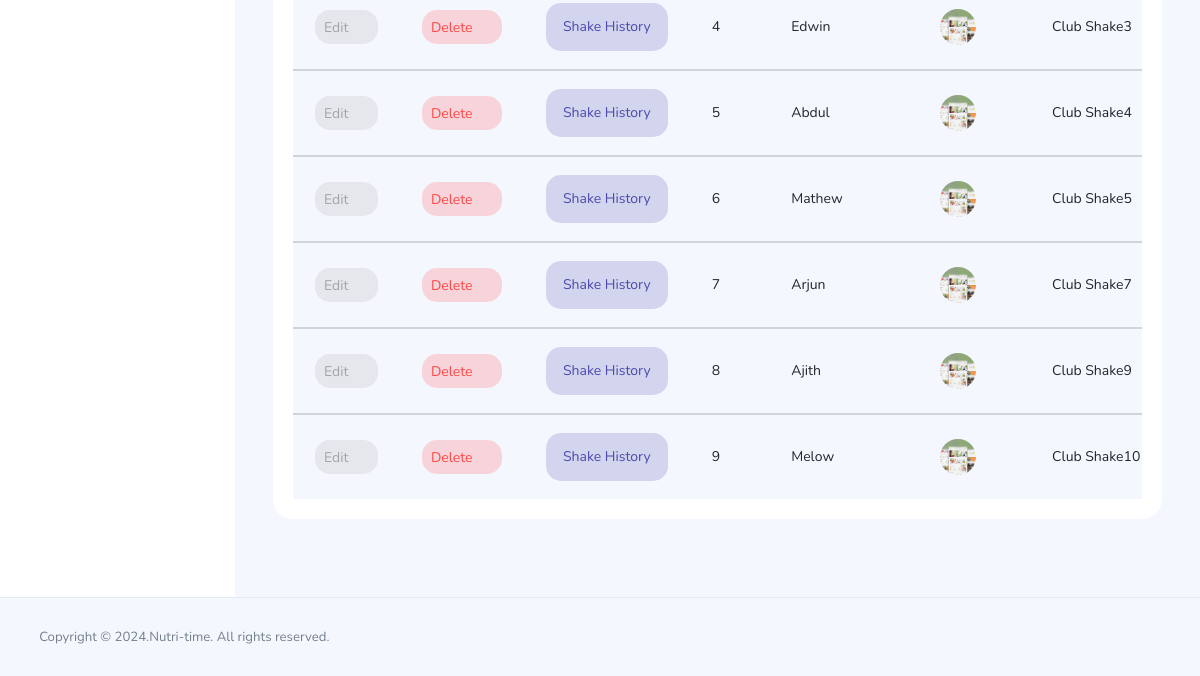
/Admin/pages/admin-shake.php (signed in, lower part), run on an earlier commit of the app's database.
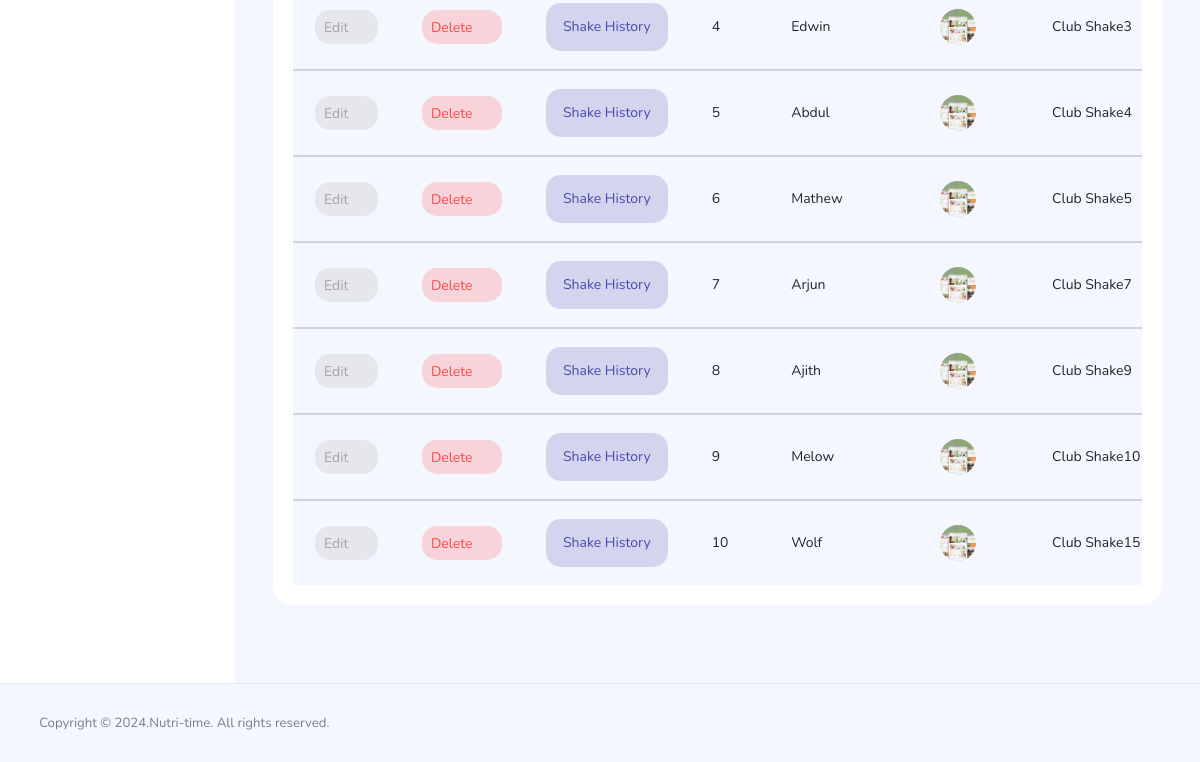
And on a later commit of the database.
### tables this page shows
CREATE TABLE `shake` (
  `shake_id` int(11) NOT NULL,
  `shake_name` varchar(100) NOT NULL,
  `shake_assoc` varchar(100) NOT NULL,
  `customer_id` int(10) NOT NULL,
  `customer_name` varchar(100) NOT NULL,
  `shake_goal` varchar(100) NOT NULL,
  `shake_recipes` varchar(200) NOT NULL,
  `shake_mrp` varchar(100) NOT NULL,
  `shake_scoops` varchar(500) NOT NULL,
  `shake_extra` varchar(25) NOT NULL,
  `shake_extraprice` varchar(10) NOT NULL,
  `shake_discount` varchar(50) NOT NULL,
  `shake_expence` varchar(25) NOT NULL,
  `shake_total` varchar(50) NOT NULL,
  `shake_image` varchar(100) NOT NULL,
  `shake_date` varchar(100) NOT NULL
);

### Admin/pages/admin-shake.php (the view, shortened to what this page needs)
<?php
include './connect.php';
?>
<!DOCTYPE html>
<html lang="en">
<head>
  <link rel="stylesheet" href="../vendors/feather/feather.css">
  <link rel="stylesheet" href="../vendors/ti-icons/css/themify-icons.css">
  <link rel="stylesheet" href="../vendors/css/vendor.bundle.base.css">
  <link rel="stylesheet" href="../css/vertical-layout-light/style.css">
</head>
<body>
  <div class="container-scroller">
    <?php
    include './topbar.php';
    ?>
    <div class="main-panel">
      <div class="content-wrapper">
        <div class="row">
          <div class="col-lg-12 grid-margin stretch-card">
            <div class="card">
              <div class="card-body">
                <div class="table-responsive">
                  <table class="table table-striped">
                    <?php
                    $sql = mysqli_query($conn, "SELECT * FROM shake ORDER BY shake_id ");
                    $serialNo = 1;
                    $displayedCustomerNames = array();
                    while ($row = mysqli_fetch_assoc($sql)) {
                      $sh_id = $row['shake_id'];
                      $cu_name = $row['customer_name'];
                      $sh_img = $row['shake_image'];
                      $sh_name = $row['shake_name'];
                      if (!in_array($cu_name, $displayedCustomerNames)) {
                        $displayedCustomerNames[] = $cu_name;
                    ?>
                        <tbody>
                          <tr>
                            <td><a href="admin-shake.php?sid=<?php echo $sh_id; ?>" class="btn btn-inverse-secondary btn-icon-text p-2">Edit<i class="ti-pencil-alt btn-icon-append"></i></a></td>
                            <td><a href="admin-shake.php?sd_id=<?php echo $sh_id; ?>" class="btn btn-inverse-danger btn-icon-text p-2">Delete<i class="ti-trash btn-icon-prepend"></i></a></td>
                            <td><a href="admin-shake.php?cusmdid=<?php echo $sh_id; ?>" class="btn btn-inverse-primary btn-icon-text p-3" data-toggle="modal" data-target="#exampleModal_<?php echo $sh_id; ?>">Shake History</a></td>
                            <td class="py-1"><?php echo $serialNo++; ?></td>
                            <td><?php echo $cu_name; ?></td>
                            <td><img src="../images/shake/<?php echo $sh_img; ?>" alt="" width="50" class="rounded-circle"></td>
                            <td><?php echo $sh_name; ?></td>
                          </tr>
                        </tbody>
                    <?php
                      }
                    }
                    ?>
                  </table>
                </div>
              </div>
            </div>
          </div>
        </div>
      </div>
    </div>
  </div>
  <footer class="footer">
    <div class="d-sm-flex justify-content-center justify-content-sm-between">
      <span class="text-muted text-center text-sm-left d-block d-sm-inline-block">Copyright © 2024.Nutri-time. All rights reserved.</span>
    </div>
  </footer>
  </div>
</body>
</html>

What changed in the data, as far as the page shows it:
added shake: customer_name "Wolf", shake_image (picture), shake_name "Club Shake15"
